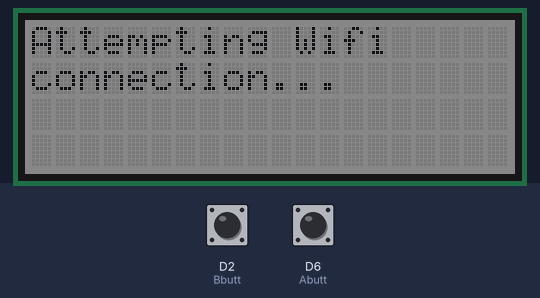
Recording of a sketch running on a simulated Arduino MKR. Parts: 20×4 character LCD. Inputs (shaded band) come from the test bench; at power-on: D6 (Abutt) LOW, D2 (Bbutt) LOW. WiFi joins after 1.5 s; servers stay silent unless stated; not simulated (calls return 0 or success): arduino_secrets.h; what the sketch prints to the serial monitor is not drawn.

Above: at 2.1 s.
At 17.8 s:
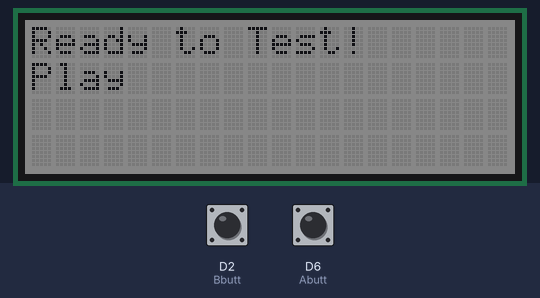
17.9 s: D6 (Abutt) pulled HIGH for 0.15 s
At 18.3 s:
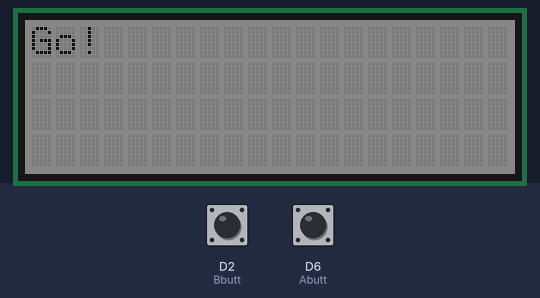
20.6 s: D2 (Bbutt) pulled HIGH for 0.15 s
At 22.0 s:
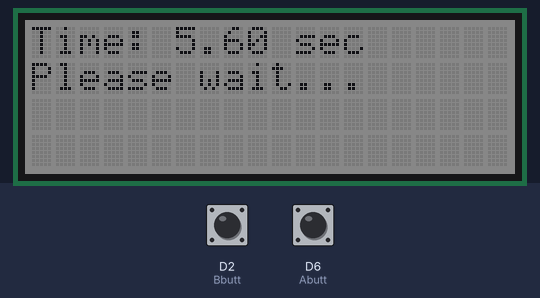
Timing chart, 0 to 23.6 s (numbered marks = the images above; inputs shaded):
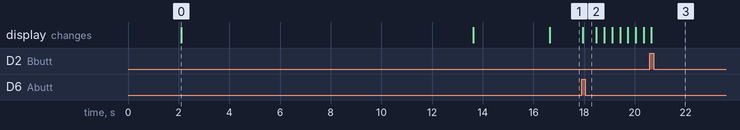

Measured:
- after the input at 17.9 s, the display: changes after 0.05 s (image 2)
- after the input at 20.6 s, the display: changes after 0.05 s (image 3)
- what the display in image 0 shows lasts 11.5 s, from 2.1 s to 13.6 s

The sketch:

Button_Test.ino
```cpp
#include <WiFiNINA.h>
#include <ThingSpeak.h>
#include <Wire.h>
#include <SerLCD.h>
SerLCD lcd; // Initialize the library with default I2C address 0x72

/*This Arduino program creates what is essentially an IoT stop watch.
K-12 engineering students use it in their hands on design challenges whenever the success of a test
can be measured by how quickly it is accomplished.
The time of each test is sent to a ThingSpeak server where it is visualized,
providing the entire class/workshop access to data on other tests to see how their project compares.
*/

#define Abutt 6
#define Bbutt 2
float Time=0;
int i=0;

#include "arduino_secrets.h"

char ssid[] = SECRET_SSID;        // your network SSID (name)
char pass[] = SECRET_PASS;    // your network password (use for WPA, or use as key for WEP)
int status = WL_IDLE_STATUS;     // the Wifi radio's status

//Thingspeak info
#define SECRET_CH_ID 925875     // replace 0000000 with your channel number
#define SECRET_WRITE_APIKEY "38D0ZQ08VWO49OJU"   // replace XYZ with your channel write API Key
unsigned long myChannelNumber = SECRET_CH_ID;
const char* myWriteAPIKey = SECRET_WRITE_APIKEY;

WiFiClient  client;//initialize WiFi client

void setup() {
  Serial.begin(115200);
  pinMode(Abutt,INPUT);
  pinMode(Bbutt,INPUT);

  //lcd setup-------------
  Wire.begin();

  lcd.begin(Wire); //Set up the LCD for I2C communication

  lcd.setBacklight(100, 100, 100); //Set backlight to bright white
  lcd.setContrast(5); //Set contrast. Lower to 0 for higher contrast.

  lcd.clear(); //Clear the display - this moves the cursor to home position as well
  //--------

  delay(2000);
  lcd.print("Attempting Wifi");
  lcd.setCursor(0, 1); //this line will come up, it set's our lcd print to the second line of the screen
  lcd.print("connection...");

  //----WiFi and Thingspeak
  ThingSpeak.begin(client);  // Initialize ThingSpeak

  // check for the WiFi module:
  if (WiFi.status() == WL_NO_MODULE) {
    Serial.println("Communication with WiFi module failed!");
    lcd.print("Connection Failed!");
    while (true);
  }

  //firmware initialize and check for update
  String fv = WiFi.firmwareVersion();
  if (fv < "1.0.0") {
    Serial.println("Please upgrade the firmware");
  }

  // attempt to connect to Wifi network:
  if (status != WL_CONNECTED) {
    Serial.print("Attempting to connect to WPA SSID: ");
    Serial.println(ssid);
    // Connect to WPA/WPA2 network:
    status = WiFi.begin(ssid, pass);
    // wait 10 seconds for connection:
    delay(10000);
  }

  printCurrentNet();
  printWifiData();
  //----------------------end of wifi+thingspeak setup

  delay(3000);
  lcd.clear();
  lcd.print("Ready to Test!");
  lcd.setCursor(0, 1);
  lcd.print("Play");

  Serial.println("Ready to test!");
}

void loop() {
  delay(100);
  if(digitalRead(Abutt)==HIGH){//look for button push to start test
  lcd.clear();
  lcd.print("Go!");
  delay(500);
  for(i = 1; i<=2400;i++){
    Time=i*.1; //time of test tracking
    Serial.println("Timer: "+ String(Time));
    delay(10);

    lcd.setCursor(0, 0);
    lcd.print("Timer:"+ String(Time) + " sec");//display current time elapse to user
    lcd.setCursor(0, 1);
    lcd.print("Pause       Stop"); //these are aligned with the buttons to indicate how to pause/stop the test

    if(digitalRead(Abutt)==HIGH){ //if the A button is pushed again, we know to spause
        Serial.println("Paused");
        lcd.clear();
        lcd.print("Paused");
        delay(400);
        lcd.clear();
        lcd.print("Paused: "+ String(Time)+ " sec" );
        lcd.setCursor(0, 1);
        lcd.print("Play        Stop");
        delay(250);
        while(digitalRead(Abutt)==LOW){
          delay(100);
          if (digitalRead(Bbutt)==HIGH){
            FinalTime();
            break;
          }
        }
          lcd.clear();
          lcd.print("Go!");
          delay(400);
    }
   if (digitalRead(Bbutt)==HIGH){//B button stops the test, triggering the FinalTime() function
        //replace all of this with a stop function
        FinalTime();
        break;
   }
  }
 }
}

void FinalTime() {
  int statusCode = 0; //initialize ThingSpeak write status code

 lcd.clear();
 lcd.print("Time: " + String(Time) + " sec"); //display final time to user
 lcd.setCursor(0, 1);
 lcd.print("Please wait..."); //tell user to wait for data to send before testing again
 statusCode = ThingSpeak.writeField(myChannelNumber, 1, Time, myWriteAPIKey);

  //thingspeak feedback for troubleshooting in Serial Monitor, no issues came up during user testing
  if(statusCode == 200){Serial.println("Channel was updated! OK!");
  }else if(statusCode == 404){
    Serial.println("Incorrect API key (or invalid ThingSpeak server address)");
  }else if(statusCode == -101){
    Serial.println("Value is out of range or string is too long (> 255 characters)");
  }else if(statusCode == -201){
    Serial.println("  Invalid field number specified");
  }else if(statusCode == -210){
    Serial.println("setField() was not called before writeFields()");
  }else if(statusCode == -301){
    Serial.println("Failed to connect to ThingSpeak");
  }else if(statusCode == -302){
    Serial.println("Unexpected failure during write to ThingSpeak");
  }else if(statusCode == -303){
    Serial.println("Unable to parse response");
  }else if(statusCode == -304 ){
    Serial.println("Timeout waiting for server to respond");
  }else if(statusCode == -401){
    Serial.println("Point was not inserted (most probable cause is the rate limit of once every 15 seconds)");
  }else{
    Serial.println("Unexpected error!"); }
    delay(1000);
  if(Time<13){//we need to wait before the next test can start, otherwise we risk breaching the send rate limit for ThingSpeak
    Serial.println("Please wait...");
    delay((12-Time)*1000);
  }
  lcd.clear();
  Time=0;
  i=0;
  lcd.print("Ready to Test!");
  lcd.setCursor(0, 1);
  lcd.print("Play");
}


void printWifiData() {
  // print your board's IP address:
  IPAddress ip = WiFi.localIP();
  Serial.print("IP Address: ");
  Serial.println(ip);
  Serial.println(ip);

  // print your MAC address:
  byte mac[6];
  WiFi.macAddress(mac);
  Serial.print("MAC address: ");
  printMacAddress(mac);
}

void printCurrentNet() {
  // print the SSID of the network you're attached to:
  Serial.print("SSID: ");
  Serial.println(WiFi.SSID());

  // print the MAC address of the router you're attached to:
  byte bssid[6];
  WiFi.BSSID(bssid);
  Serial.print("BSSID: ");
  printMacAddress(bssid);

  // print the received signal strength:
  long rssi = WiFi.RSSI();
  Serial.print("signal strength (RSSI):");
  Serial.println(rssi);

  //Putting the strength to the LCD tells the user if they are properly hooked up to Wifi
  lcd.clear();
  lcd.print("Connection");
  lcd.setCursor(0,1);
  lcd.print("Strength: "+ String(abs(rssi)));

  // print the encryption type:
  byte encryption = WiFi.encryptionType();
  Serial.print("Encryption Type:");
  Serial.println(encryption, HEX);
  Serial.println();
}

//prints mac address to serial monitor for troubleshooting
void printMacAddress(byte mac[]) {
  for (int i = 5; i >= 0; i--) {
    if (mac[i] < 16) {
      Serial.print("0");
    }
    Serial.print(mac[i], HEX);
    if (i > 0) {
      Serial.print(":");
    }
  }
  Serial.println();
}
```
